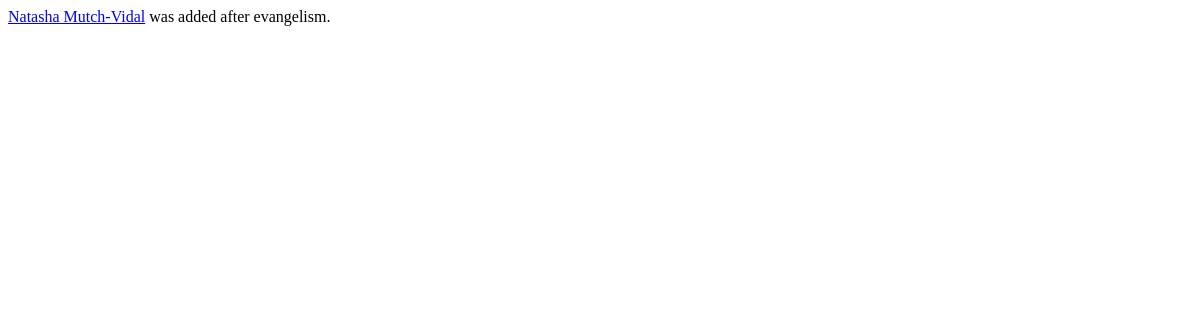
Before: /welcome/_newsfeed/evangelism/ (signed in) with the older database file.
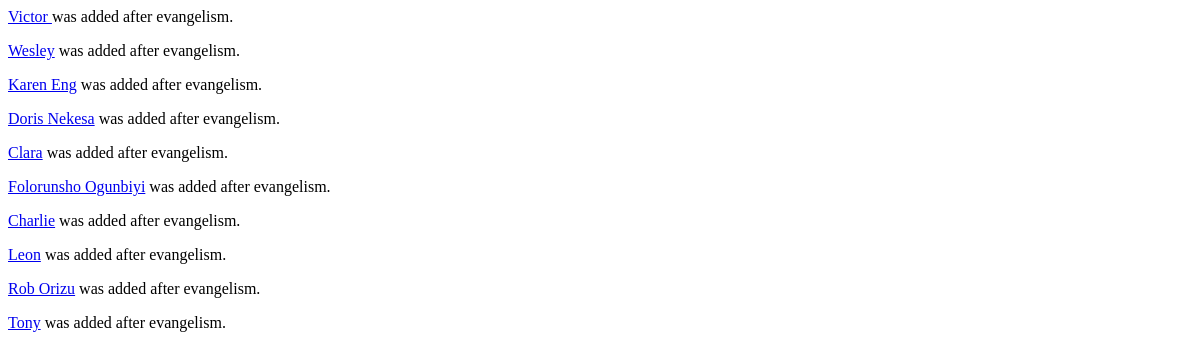
After: the same page with the newer database file.
### member/models.py (models this page shows)
class Member(models.Model):
	name = models.CharField(max_length=50, unique=True)
	gender = models.ForeignKey('Gender', on_delete=models.CASCADE, related_name="sex")
	mobile_no = models.CharField(max_length=50, blank=True, null=True, unique=False, verbose_name="Mobile number")
	email = models.EmailField(max_length=50, blank=True, null=True, verbose_name="Email Address")
	date_of_birth = models.DateField(blank=True, null=True)
	address = models.TextField(max_length=200, blank=True, null=True)
	post_code = models.CharField(max_length=10, blank=True, null=True)
	academic_institution = models.ForeignKey('AcademicInstitution', on_delete=models.CASCADE, related_name="academic_institution", null=True, blank=True)
	course = models.CharField(max_length=100, blank=True)
	first_attended = models.DateField(blank=True, null=True)
	last_modified = models.DateTimeField(auto_now=True)
	extra_info = models.TextField(max_length=2000, blank=True)
	attendance_status = models.ForeignKey('Attendance', on_delete=models.CASCADE, related_name="attendance_status")
	last_visited = models.DateField(null=True, blank=True)
	def __str__(self):
		return self.name
	class Meta:
		ordering = ["name"]

### welcome/views.py (the view)
@login_required
def _get_evangelismlist(request):
	now = datetime.datetime.now()
	last30days = now - datetime.timedelta(days = 60)
	evangelism = Member.objects.filter(attendance_status__status = "Evangelism", last_modified__gte = last30days).order_by('-last_modified')[:10]
	context = {
		'evangelism': evangelism
	}
	return render (request, '_partial/_evangelism.html', context)

### welcome/templates/_partial/_evangelism.html (shortened to what this page needs)
{% for person in evangelism %}
	<p class="w3-padding w3-yellow">
	<a href="{% url 'member:member_info' person %}" title="last Updated on {{ person.last_modified }}">{{ person }}</a> was added after evangelism.</p>
{% endfor %}

Changed rows visible on the page:
no longer on this page (row unchanged): Member: name "Natasha Mutch-Vidal"
added Member: name "Victor"
added Member: name "Wesley"
added Member: name "Karen Eng"
added Member: name "Doris Nekesa"
added Member: name "Clara"
added Member: name "Folorunsho Ogunbiyi"
added Member: name "Charlie"
added Member: name "Leon"
added Member: name "Rob Orizu"
added Member: name "Tony"
